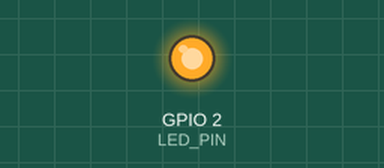
Recording of a program running on a simulated ESP32. Shown: output pins drawn as LEDs (lit = HIGH). What the program prints to the serial monitor is not drawn. At 1.4 s the program puts the board to deep sleep or switches it off; the recording ends there.

Above: at 0.1 s.
Timing chart, 0 to 1.4 s (numbered marks = the images above):
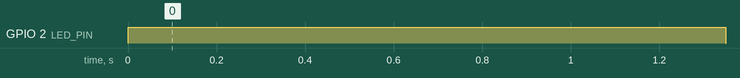

Measured:
- by itself, GPIO 2 (LED_PIN): LOW → HIGH at 0.00 s, → LOW 1.4 s later

The program:

main.cpp
```cpp
#include <Arduino.h>
#include "esp_sleep.h"

// Question 3.2.3 : LED allumee T_on, puis deep sleep T_sleep = 1 + 0,25 x 27 = 7,75 s (exemple du cours, diapo 44)
#define PREFIX "[Binome 27 - VAZQUEZ & FEUYANG] "
#define LED_PIN 2
#define T_ON 1350
#define T_SLEEP_US 7750000ULL

void setup() {
  Serial.begin(115200);
  pinMode(LED_PIN, OUTPUT);
  Serial.println(PREFIX "Reveil");

  digitalWrite(LED_PIN, HIGH);
  delay(T_ON);
  digitalWrite(LED_PIN, LOW);

  Serial.println(PREFIX "Deep sleep pour 7,75 s");
  Serial.flush();
  esp_sleep_enable_timer_wakeup(T_SLEEP_US);
  esp_deep_sleep_start();    // au reveil, la carte repart du debut de setup()
}

void loop() {}
```
